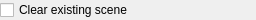
<?xml version="1.0" encoding="UTF-8"?>
<ui version="4.0">
 <class>qSlicerSceneIOOptionsWidget</class>
 <widget class="qSlicerWidget" name="qSlicerSceneIOOptionsWidget">
  <property name="geometry">
   <rect>
    <x>0</x>
    <y>0</y>
    <width>256</width>
    <height>17</height>
   </rect>
  </property>
  <property name="windowTitle">
   <string>Scene Options</string>
  </property>
  <layout class="QHBoxLayout" name="horizontalLayout">
   <property name="margin">
    <number>0</number>
   </property>
   <item>
    <widget class="QCheckBox" name="ClearSceneCheckBox">
     <property name="text">
      <string>Clear existing scene</string>
     </property>
     <property name="checked">
      <bool>false</bool>
     </property>
    </widget>
   </item>
  </layout>
 </widget>
 <customwidgets>
  <customwidget>
   <class>qSlicerWidget</class>
   <extends>QWidget</extends>
   <header>qSlicerWidget.h</header>
   <container>1</container>
  </customwidget>
 </customwidgets>
 <resources/>
 <connections>
  <connection>
   <sender>ClearSceneCheckBox</sender>
   <signal>toggled(bool)</signal>
   <receiver>CopyCameraCheckBox</receiver>
   <slot>setDisabled(bool)</slot>
   <hints>
    <hint type="sourcelabel">
     <x>66</x>
     <y>8</y>
    </hint>
    <hint type="destinationlabel">
     <x>156</x>
     <y>9</y>
    </hint>
   </hints>
  </connection>
 </connections>
</ui>
